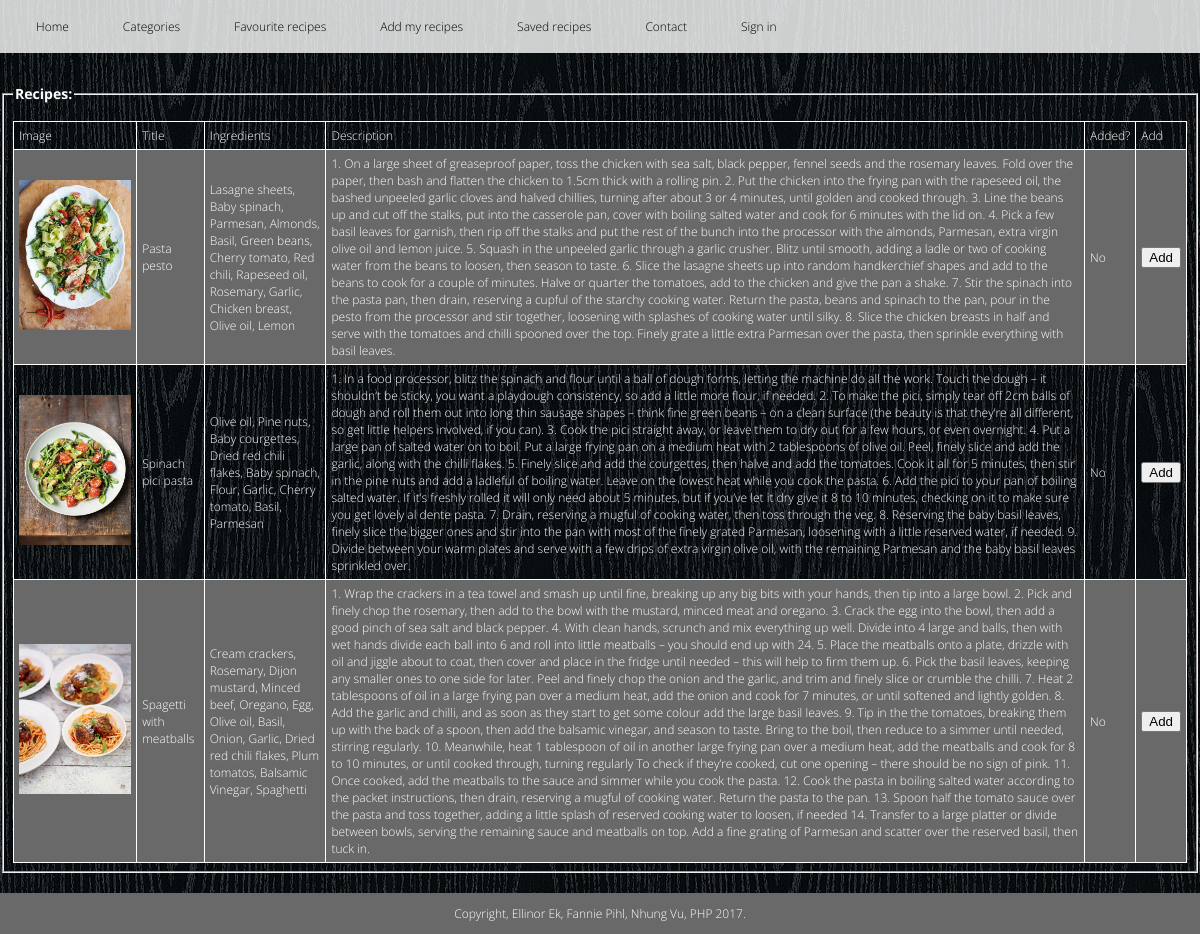
The page /listrecipes.php?catid=2 on the database its author committed.
### tables this page shows
CREATE TABLE `recipe` (
  `recipeid` int(11) NOT NULL,
  `title` varchar(255) NOT NULL,
  `description` text NOT NULL,
  `ingredients` text NOT NULL,
  `catid` int(11) NOT NULL,
  `image` varchar(255) NOT NULL,
  `userid` int(11) NOT NULL,
  `onloan` tinyint(1) NOT NULL
);

### listrecipes.php (the view, shortened to what this page needs)
<?php include("header.php") ?>
<?php include("config.php") ?>
<body>
</body>
<main class="field">
			<fieldset><legend><h3>Recipes:</h3></legend>
       		<?php
        	$catid = trim($_GET['catid']);
                @ $db = new mysqli($dbserver, $dbuser, $dbpass, $dbname);
				$query = "SELECT recipe.recipeid, recipe.title, recipe.description, recipe.onloan, recipe.image, GROUP_CONCAT(ingredients.name) as als FROM recipe, recing, ingredients WHERE recipe.catid=? AND recipe.recipeid = recing.recipeid AND recing.ingredientsid = ingredients.ingredientsid GROUP BY recipe.recipeid";
				$stmt = $db->prepare($query);
				$stmt->bind_param('i', $catid);
			    $stmt->bind_result($recipeid, $title, $description, $onloan, $image, $grouped_ing);
			    $stmt->execute();
			echo '<table id="t01" style="width:100%" >';
		    echo '<tr><b><td>Image</td><b> <td>Title</td> <td>Ingredients</td> <td>Description</td> <td>Added?</td> </b> <td>Add</td> </b></tr>';
		    while ($stmt->fetch()) {
		        if($onloan==0)
		            $onloan="No";
		        else $onloan="Yes";
		       	$grouped_ing = str_replace(",", ", ", $grouped_ing);
		        echo "<tr>";
		        echo "<td> <img src='uploadedfiles/$image' style='max-height:150px;max-width:150px'</img> </td><td> $title </td><td> $grouped_ing </td> <td> $description </td><td> $onloan </td>";
		        echo '<td><a href="add.php?recipeid=' . urlencode($recipeid) . '"><input type="submit" value="Add"></input></a></td>';
		        echo "</tr>";
	   		}
	    	echo "</table>";
	    	?>
	    	</fieldset>
</main>
<?php include("footer.php") ?>

### main.css (style rules this page uses)
body { margin: 0 auto; background-image: url(img/wood.png); font-family: Open Sans; font-weight: 300; font-size: 12px; color: white; }
a { text-decoration: none; color: black; }
table, th, td { border: 1px solid white; border-collapse: collapse; }
th, td { padding: 5px; }
table { border-spacing: 5px; }
table#t01 tr:nth-child(even) { background-color: #696969; }
main.field { margin-top: 70px; }
a { text-decoration: none; color: white; }

### rows shown on the page
recipe: image (picture), title "Pasta pesto", grouped_ing "Lasagne sheets, Baby spinach, Parmesan, Almonds, Basil, Green beans, Cherry tomato, Red chili, Rapeseed oil, Rosemary, Garlic, Chicken breast, Olive oil, Lemon", description "1. On a large sheet of greaseproof paper, toss the chicken with sea salt, black pepper, fennel seeds and the rosemary leaves. Fold over the paper, then bash and flatten the chicken to 1.5cm thick with a rolling pin. 2. Put the chicken into the frying pan with the rapeseed oil, the bashed unpeeled garlic cloves and halved chillies, turning after about 3 or 4 minutes, until golden and cooked through. 3. Line the beans up and cut off the stalks, put into the casserole pan, cover with boiling salted water and cook for 6 minutes with the lid on. 4. Pick a few basil leaves for garnish, then rip off the stalks and put the rest of the bunch into the processor with the almonds, Parmesan, extra…", onloan "No"
recipe: image (picture), title "Spinach pici pasta", grouped_ing "Olive oil, Pine nuts, Baby courgettes, Dried red chili flakes, Baby spinach, Flour, Garlic, Cherry tomato, Basil, Parmesan", description "1. In a food processor, blitz the spinach and flour until a ball of dough forms, letting the machine do all the work. Touch the dough – it shouldn’t be sticky, you want a playdough consistency, so add a little more flour, if needed. 2. To make the pici, simply tear off 2cm balls of dough and roll them out into long thin sausage shapes – think fine green beans – on a clean surface (the beauty is that they’re all different, so get little helpers involved, if you can). 3. Cook the pici straight away, or leave them to dry out for a few hours, or even overnight. 4. Put a large pan of salted water on to boil. Put a large frying pan on a medium heat with 2 tablespoons of olive oil. Peel, finely…", onloan "No"
recipe: image (picture), title "Spagetti with meatballs", grouped_ing "Cream crackers, Rosemary, Dijon mustard, Minced beef, Oregano, Egg, Olive oil, Basil, Onion, Garlic, Dried red chili flakes, Plum tomatos, Balsamic Vinegar, Spaghetti", description "1. Wrap the crackers in a tea towel and smash up until fine, breaking up any big bits with your hands, then tip into a large bowl. 2. Pick and finely chop the rosemary, then add to the bowl with the mustard, minced meat and oregano. 3. Crack the egg into the bowl, then add a good pinch of sea salt and black pepper. 4. With clean hands, scrunch and mix everything up well. Divide into 4 large and balls, then with wet hands divide each ball into 6 and roll into little meatballs – you should end up with 24. 5. Place the meatballs onto a plate, drizzle with oil and jiggle about to coat, then cover and place in the fridge until needed – this will help to firm them up. 6. Pick the basil leaves,…", onloan "No"
